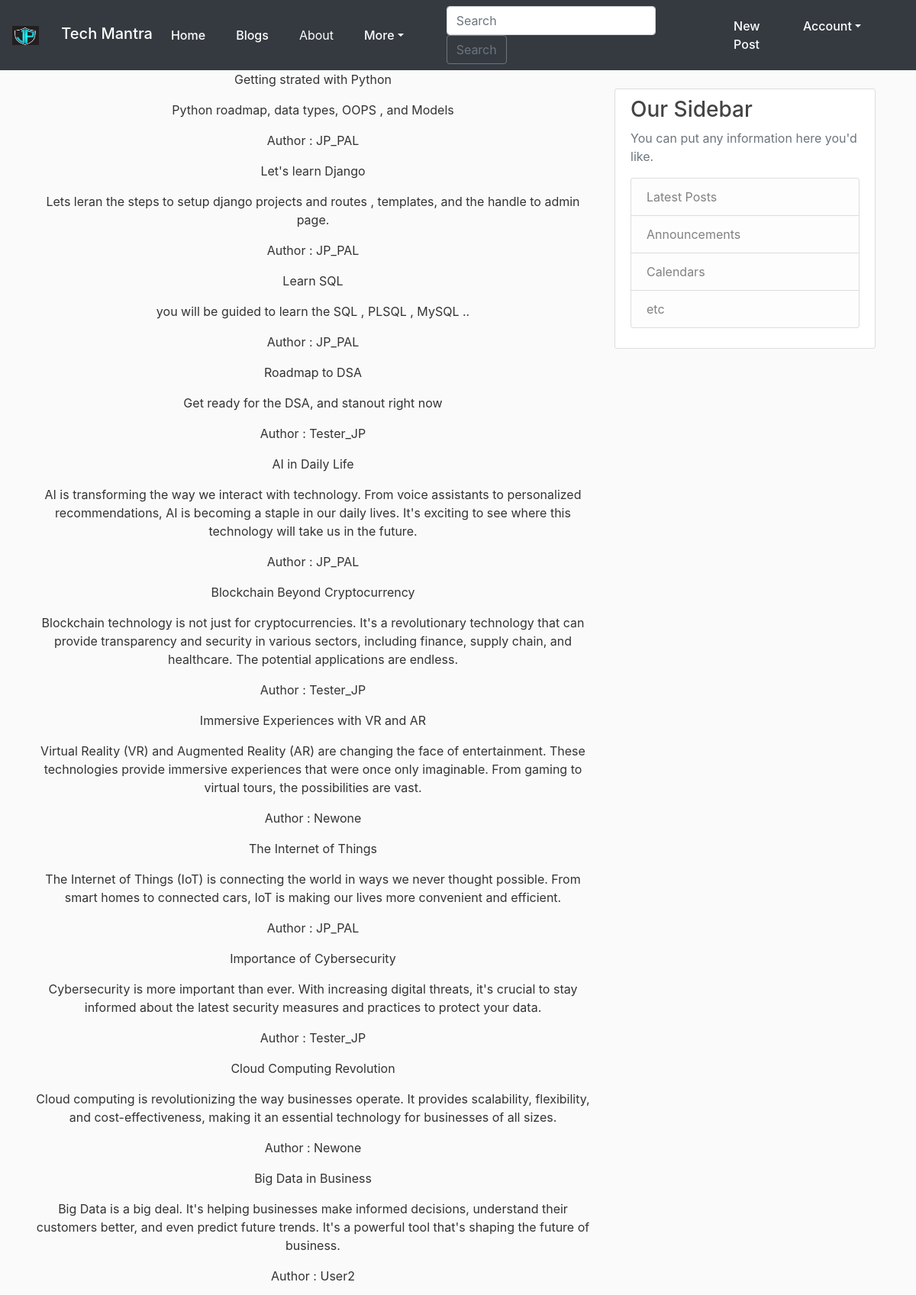
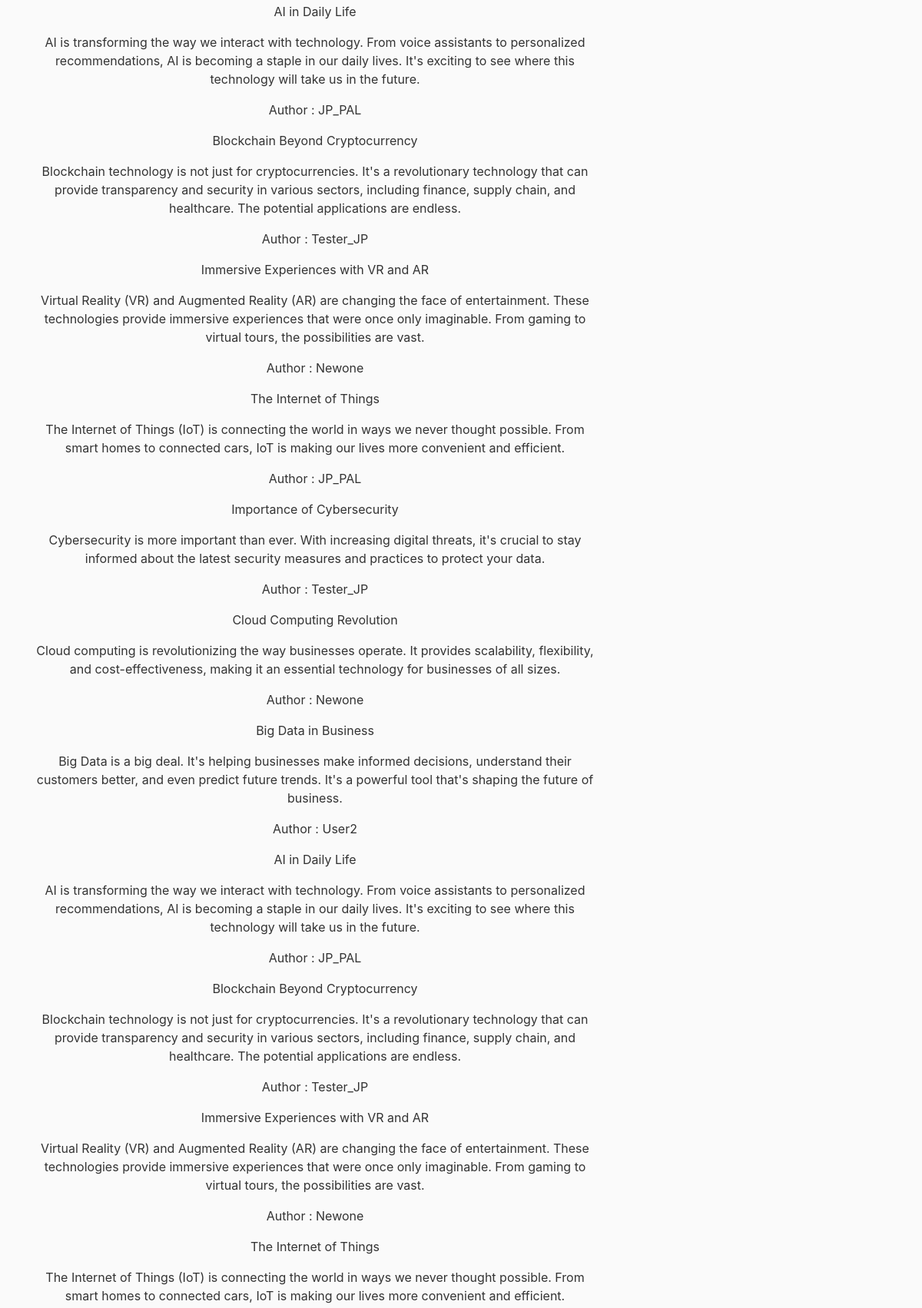
The app's page /search/ (signed in, upper part) with its own data (2 pictures, top to bottom).
### blog_app/models.py (models this page shows, shortened)
class Post(models.Model): #inheriting model form models , so each class is now going to be it's own table in database
    title= models.CharField(max_length=100) #title is aatribute of table , each attribute will be different field in database
    content = models.TextField()
    date_posted = models.DateTimeField(default=timezone.now) # or can use: auto_now_add=True, for last_update
    author = models.ForeignKey(User, on_delete=models.CASCADE) #the post models having relation to user as a one to Many

### blog_app/views.py (the view, shortened to what this page needs)
# urls.py: path('search/',views.search,name = 'blog_app-search'),
def search(request):
    results = Post.objects.all()
    context = {
        'results' :results,
        'query_title': 'all Results',
        'query': ''
    }
    query = request.POST.get('query')
    return render(request , 'blog_app/search.html', context)

### blog_app/templates/blog_app/search.html
{% extends 'blog_app/base.html' %}
{% load highlight %}
{% block content %}
<center>
  {% for result in results %}
  <p>{{ result.title }}</p>
  <p>{{ result.content}} </p>
  <p> Author : {{ result.author}}</p>
  {% endfor %}
</center>
{% endblock %}

### blog_app/static/blog_app/main.css (style rules this page uses)
body { background: #fafafa; color: #333333; }

### records on screen
Post: title "Getting strated with Python", content "Python roadmap, data types, OOPS , and Models", author "JP_PAL"
Post: title "Let's learn Django", content "Lets leran the steps to setup django projects and routes , templates, and the handle to admin page.", author "JP_PAL"
Post: title "Learn SQL", content "you will be guided to learn the SQL , PLSQL , MySQL ..", author "JP_PAL"
Post: title "Roadmap to DSA", content "Get ready for the DSA, and stanout right now", author "Tester_JP"
Post: title "AI in Daily Life", content "AI is transforming the way we interact with technology. From voice assistants to personalized recommendations, AI is becoming a staple in our daily lives. It's exciting to see where this technology will take us in the future.", author "JP_PAL"
Post: title "Blockchain Beyond Cryptocurrency", content "Blockchain technology is not just for cryptocurrencies. It's a revolutionary technology that can provide transparency and security in various sectors, including finance, supply chain, and healthcare. The potential applications are endless.", author "Tester_JP"
Post: title "Immersive Experiences with VR and AR", content "Virtual Reality (VR) and Augmented Reality (AR) are changing the face of entertainment. These technologies provide immersive experiences that were once only imaginable. From gaming to virtual tours, the possibilities are vast.", author "Newone"
Post: title "The Internet of Things", content "The Internet of Things (IoT) is connecting the world in ways we never thought possible. From smart homes to connected cars, IoT is making our lives more convenient and efficient.", author "JP_PAL"
Post: title "Importance of Cybersecurity", content "Cybersecurity is more important than ever. With increasing digital threats, it's crucial to stay informed about the latest security measures and practices to protect your data.", author "Tester_JP"
Post: title "Cloud Computing Revolution", content "Cloud computing is revolutionizing the way businesses operate. It provides scalability, flexibility, and cost-effectiveness, making it an essential technology for businesses of all sizes.", author "Newone"
Post: title "Big Data in Business", content "Big Data is a big deal. It's helping businesses make informed decisions, understand their customers better, and even predict future trends. It's a powerful tool that's shaping the future of business.", author "User2"
Post: title "AI in Daily Life", content "AI is transforming the way we interact with technology. From voice assistants to personalized recommendations, AI is becoming a staple in our daily lives. It's exciting to see where this technology will take us in the future.", author "JP_PAL"
Post: title "Blockchain Beyond Cryptocurrency", content "Blockchain technology is not just for cryptocurrencies. It's a revolutionary technology that can provide transparency and security in various sectors, including finance, supply chain, and healthcare. The potential applications are endless.", author "Tester_JP"
Post: title "Immersive Experiences with VR and AR", content "Virtual Reality (VR) and Augmented Reality (AR) are changing the face of entertainment. These technologies provide immersive experiences that were once only imaginable. From gaming to virtual tours, the possibilities are vast.", author "Newone"
Post: title "The Internet of Things", content "The Internet of Things (IoT) is connecting the world in ways we never thought possible. From smart homes to connected cars, IoT is making our lives more convenient and efficient.", author "JP_PAL"
Post: title "Importance of Cybersecurity", content "Cybersecurity is more important than ever. With increasing digital threats, it's crucial to stay informed about the latest security measures and practices to protect your data.", author "Tester_JP"
Post: title "Cloud Computing Revolution", content "Cloud computing is revolutionizing the way businesses operate. It provides scalability, flexibility, and cost-effectiveness, making it an essential technology for businesses of all sizes.", author "Newone"
Post: title "Big Data in Business", content "Big Data is a big deal. It's helping businesses make informed decisions, understand their customers better, and even predict future trends. It's a powerful tool that's shaping the future of business.", author "User2"
Post: title "AI in Daily Life", content "AI is transforming the way we interact with technology. From voice assistants to personalized recommendations, AI is becoming a staple in our daily lives. It's exciting to see where this technology will take us in the future.", author "JP_PAL"
Post: title "Blockchain Beyond Cryptocurrency", content "Blockchain technology is not just for cryptocurrencies. It's a revolutionary technology that can provide transparency and security in various sectors, including finance, supply chain, and healthcare. The potential applications are endless.", author "Tester_JP"
Post: title "Immersive Experiences with VR and AR", content "Virtual Reality (VR) and Augmented Reality (AR) are changing the face of entertainment. These technologies provide immersive experiences that were once only imaginable. From gaming to virtual tours, the possibilities are vast.", author "Newone"
Post: title "The Internet of Things", content "The Internet of Things (IoT) is connecting the world in ways we never thought possible. From smart homes to connected cars, IoT is making our lives more convenient and efficient."
